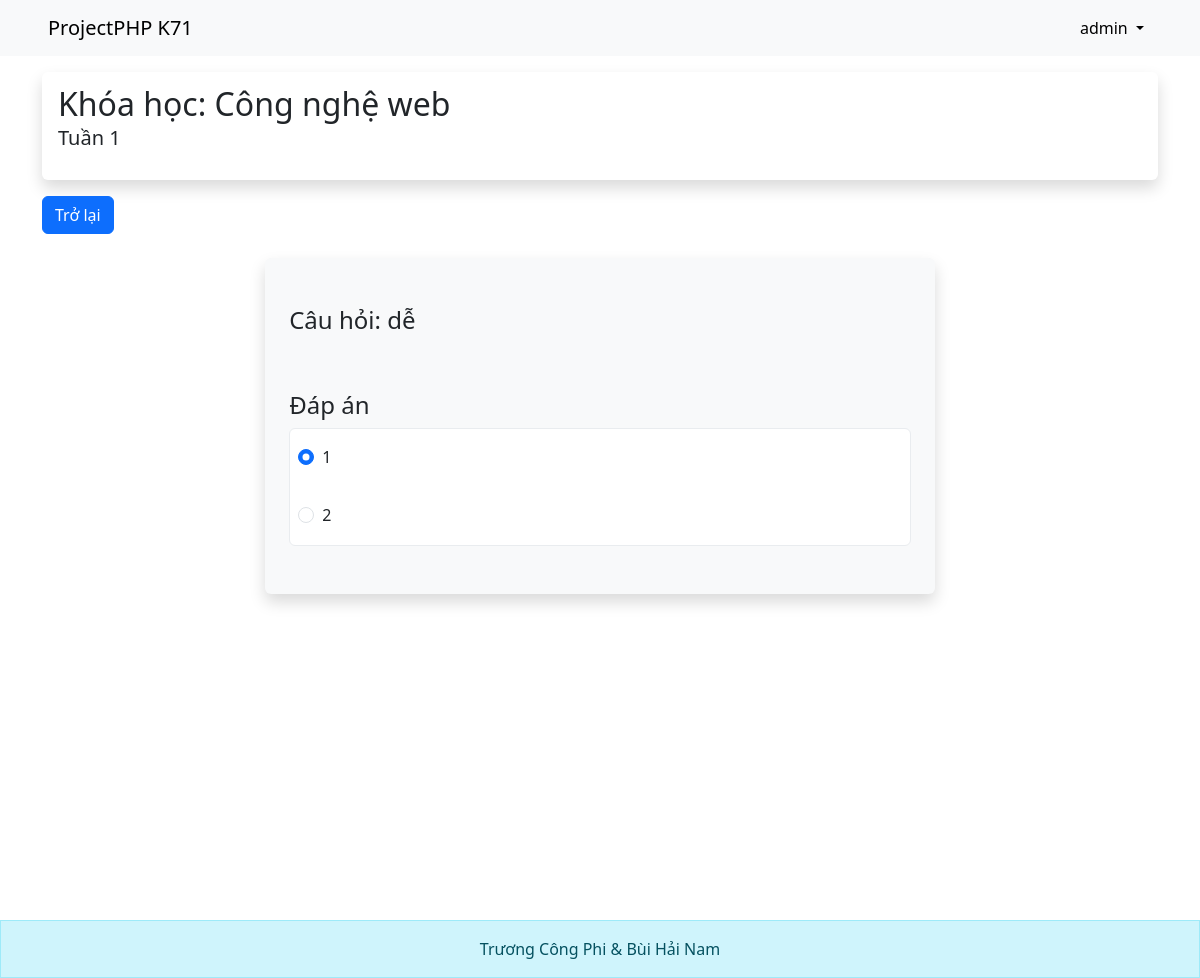
The page /src/xem_truoc_cau_hoi.php?course_id=35&lecture_id=169&question_id=87 (signed in) on the database its author committed.
### tables this page shows
CREATE TABLE `courses` (
  `id` int(11) NOT NULL,
  `course_title` varchar(255) NOT NULL,
  `course_desc` varchar(255) DEFAULT NULL
);

CREATE TABLE `lectures` (
  `id` int(11) NOT NULL,
  `course_id` int(11) NOT NULL,
  `lecture_title` varchar(255) NOT NULL,
  `status` tinyint(1) NOT NULL
);

CREATE TABLE `lecture_questions` (
  `id` int(11) NOT NULL,
  `lecture_id` int(11) NOT NULL,
  `question_name` varchar(255) NOT NULL,
  `image` varchar(255) DEFAULT NULL,
  `level` int(11) NOT NULL,
  `type` varchar(50) NOT NULL,
  `status` tinyint(1) NOT NULL,
  `added_by` varchar(50) NOT NULL,
  `created_at` timestamp NOT NULL DEFAULT current_timestamp()
);

CREATE TABLE `answers` (
  `id` int(11) NOT NULL,
  `question_id` int(11) NOT NULL,
  `answer_name` varchar(255) NOT NULL,
  `is_correct` tinyint(1) NOT NULL
);

### function.php (called while the page is built, shortened)
<?php
include 'connectdb.php';
function get($table, $condition)
{
	global $conn;
	if (empty($condition)) {
		$query = "SELECT * FROM $table";
	} else {
		$query = "SELECT * FROM `$table` WHERE $condition";
	}
	$result = mysqli_query($conn, $query);
	if ($result->num_rows > 0) {
		return $result->fetch_assoc();
	} else {
		return null;
	}
}
function getArray($tableName, $condition)
{
	global $conn;
	if (empty($condition)) {
		$query = "SELECT * FROM $tableName";
	} else {
		$query = "SELECT * FROM $tableName WHERE $condition";
	}
	$result = mysqli_query($conn, $query);
	if ($result && $result->num_rows > 0) {
		return $result;
	} else {
		return null;
	}
}

### src/xem_truoc_cau_hoi.php (the view, shortened to what this page needs)
<?php
include 'navbar.php';
$data_course = get('courses', 'id=' . $_GET['course_id'] . '');
$data_lecture = get('lectures', 'id=' . $_GET['lecture_id'] . '');
$data_question = get('lecture_questions', 'id=' . $_GET['question_id'] . '')
?>
<div class="d-flex align-items-center p-3 my-3 bg-purple rounded shadow">
    <div class="lh-1">
        <h2 class="mb-0 lh-1">Khóa học: <?= $data_course['course_title'] ?></h2>
        <p class="fw-medium fs-5 mt-2"><?= $data_lecture['lecture_title'] ?></p>
    </div>
</div>
<a class="btn btn-primary" href="bien_tap.php?course_id=<?= $_GET['course_id'] ?>&lecture_id=<?= $_GET['lecture_id'] ?>">Trở lại</a>
<br><br>
<div style="width: 60%;
        margin: auto;">
    <div class="shadow py-5 px-4 bg-body-tertiary rounded" style="width:100%">
        <div class="form-group">
            <label for="name_quiz" class="text-break">
                <h4>Câu hỏi: <?= $data_question['question_name'] ?></h4>
            </label>
        </div>
        <div class="form-group">
        </div><br>
        <h4>Đáp án</h4>
        <div class="card border-light-subtle ps-3 ">
            <?php
            $data_answer = getArray('answers', 'question_id=' . $_GET['question_id'] . '');
            while ($data = mysqli_fetch_assoc($data_answer)) {
                $is_correct_checked = ($data['is_correct'] == 1) ? "checked" : "";
                if ($data_question['type'] == "single_choice") {
            ?>
                    <div class="form-check p-3">
                        <input class="form-check-input" name="flag" type="radio" <?php echo $is_correct_checked; ?>>
                        <label class="form-check-label text-break"><?= $data['answer_name'] ?></label>
                    </div>
                <?php
                }
            }
                ?>
                    </div>
        </div>
    </div>
</div>
<?php include 'footer.php' ?>

### rows shown on the page
courses: course_title "Công nghệ web"
lectures: lecture_title "Tuần 1"
lecture_questions: question_name "dễ"
answers: answer_name "1"
answers: answer_name "2"

### other values the page prints
$username "admin"
